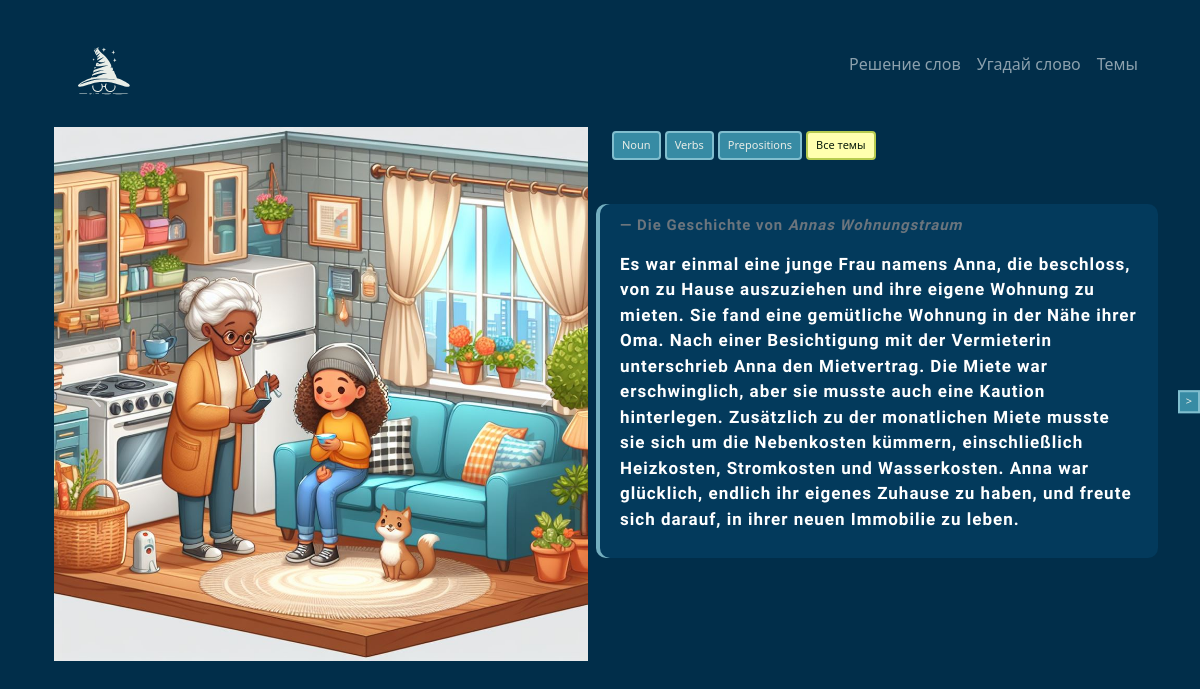
The page /storys/random_history/2/ on the database its author committed.
### l_historys/models.py (models this page shows, shortened)
class History(models.Model):
    name = models.CharField(max_length=100, default='')
    image1 = models.FileField(upload_to=audio_file_name, default=None, blank=True, null=True)
    image2 = models.FileField(upload_to=audio_file_name, default=None, blank=True, null=True)
    image3 = models.FileField(upload_to=audio_file_name, default=None, blank=True, null=True)
    image4 = models.FileField(upload_to=audio_file_name, default=None, blank=True, null=True)
    noun = models.JSONField()
    verbs = models.JSONField()
    prepositions = models.JSONField()
    text = models.TextField()
    text_translation = models.JSONField()

### l_historys/views.py (the view)
# urls.py: path('random_history/<int:id_story>/', random_history, name='random_history_with_id'),
def random_history(request, id_story=None):
    histories = History.objects.all()
    if id_story:
        try:
            random_history = History.objects.get(id=id_story)
        except History.DoesNotExist:
            return render(request, 'error.html', {'message': 'История не найдена'})
    else:
        random_history = random.choice(histories)
    return render(request, 'l_historys/random_history.html', {'random_history': random_history, 'histories': histories})

### l_historys/templates/l_historys/random_history.html (shortened to what this page needs)
{% extends 'index.html' %}
{% load static %}
{% block content %}
<link rel="stylesheet" type="text/css" href="{% static 'css/lernAboutWord.css' %}">
<div class="container mb-5">
    <div class="row">
        <div class="col-md-6">
            <div id="carouselExampleControls" class="carousel slide" data-bs-ride="carousel">
              <div class="carousel-inner">
                {% if random_history.image1 %}
                  <div class="carousel-item active">
                    <img src="{{ random_history.image1.url }}" class="d-block w-100" alt="...">
                  </div>
                {% endif %}
              </div>
              <button class="carousel-control-prev" type="button" data-bs-target="#carouselExampleControls" data-bs-slide="prev">
                <span class="carousel-control-prev-icon" aria-hidden="true"></span>
              </button>
              <button class="carousel-control-next" type="button" data-bs-target="#carouselExampleControls" data-bs-slide="next">
                <span class="carousel-control-next-icon" aria-hidden="true"></span>
              </button>
            </div>
        </div>
        <div class="col-md-6">
            <div class="row">
                <div class="col-md-12">
<p class="d-inline-flex justify-content-end gap-1 mt-1">
    <button class="btn btn-sm my_button" type="button" data-bs-toggle="collapse" data-bs-target="#collapseNoun" aria-expanded="false" aria-controls="collapseNoun">Noun</button>
    <button class="btn btn-sm my_button" type="button" data-bs-toggle="collapse" data-bs-target="#collapseVerbs" aria-expanded="false" aria-controls="collapseVerbs">Verbs</button>
    <button class="btn btn-sm my_button" type="button" data-bs-toggle="collapse" data-bs-target="#collapsePrepositions" aria-expanded="false" aria-controls="collapsePrepositions">Prepositions</button>
    <button class="btn btn-sm my_button_red" type="button" data-bs-toggle="offcanvas" data-bs-target="#offcanvasScrolling" aria-controls="offcanvasScrolling">Все темы</button>
</p>
                </div>
            </div>
            <div class="row mt-4 ml-4">
                <div class="col-md-12 my_text " style="color:white;">
                    <footer class="blockquote-footer pt-3">Die Geschichte von <cite title="Source Title">{{ random_history.name }}</cite></footer>
                    <div id="textContainer">
                        <p>{{ random_history.text }}</p>
                    </div>
                </div>
            </div>
        </div>
    </div>
</div>
<div class="position-fixed top-50 end-0 translate-middle-y">
    <button class="my_button" onclick="reloadPage()">></button>
</div>
{% endblock %}

### static/css/lernAboutWord.css (style rules this page uses)
body { background-color: #012E4A; }
.my_button { color: #E8EDE7; font-size: 11px; background-color: #378BA4; border: 2px solid #81BECE; }
.my_button_red { color: #0c1e0c; font-size: 11px; background-color: #ffffaf; border: 2px solid #b7cb4f; }
.my_text { color: #E8EDE7; font-family: 'Pangolin', cursive; font-size: 17px; font-weight: bold; letter-spacing: 1px; line-height: 1.5; background-color: #033a5c; padding: 10px 20px; border-radius: 10px; box-shadow: -4px 0px 0px 0px rgba(129, 190, 206, 0.9); }

### rows shown on the page
History: image1 (picture), name "Annas Wohnungstraum", text "Es war einmal eine junge Frau namens Anna, die beschloss, von zu Hause auszuziehen und ihre eigene Wohnung zu mieten. Sie fand eine gemütliche Wohnung in der Nähe ihrer Oma. Nach einer Besichtigung mit der Vermieterin unterschrieb Anna den Mietvertrag. Die Miete war erschwinglich, aber sie musste auch eine Kaution hinterlegen. Zusätzlich zu der monatlichen Miete musste sie sich um die Nebenkosten kümmern, einschließlich Heizkosten, Stromkosten und Wasserkosten. Anna war glücklich, endlich ihr eigenes Zuhause zu haben, und freute sich darauf, in ihrer neuen Immobilie zu leben."
